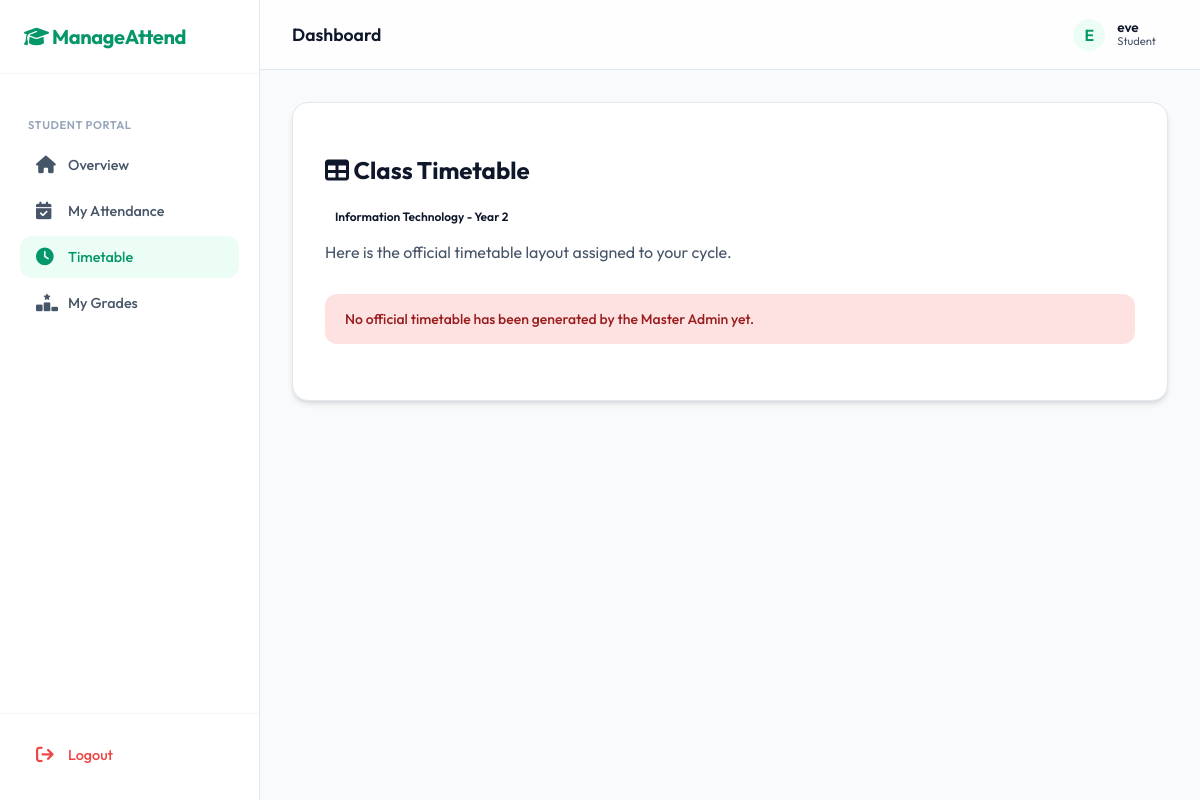
The app's page /student_timetable (signed in) with its own data.
### models.py (models this page shows, shortened)
class User(db.Model, UserMixin):
    __tablename__ = 'users'
    id = db.Column(db.Integer, primary_key=True)
    username = db.Column(db.String(80), unique=True, nullable=False)
    password_hash = db.Column(db.String(256), nullable=False)
    role = db.Column(db.String(20), nullable=False) # 'principal', 'hod', 'staff', 'student'
    department = db.Column(db.String(80), nullable=True)
    year = db.Column(db.Integer, nullable=True)
    name = db.Column(db.String(120), nullable=True)
    phone = db.Column(db.String(20), nullable=True)
    email = db.Column(db.String(120), nullable=True)
    gender = db.Column(db.String(20), nullable=True)
    student_id = db.Column(db.Integer, db.ForeignKey('students.id'), nullable=True)
    student = db.relationship('Student', backref='user_account', uselist=False, cascade='all, delete')

### app.py (the view)
@app.route('/student_timetable')
@login_required
def student_timetable():
    if current_user.role != 'student':
        return redirect(url_for('index'))
    from models import TimetableConfig
    config = TimetableConfig.query.filter_by(department=current_user.department, year=current_user.year).first()
    timetable_blocks = []
    if config and config.layout_data:
        import json
        try:
            timetable_blocks = json.loads(config.layout_data)
        except:
            pass
    return render_template('timetable_student.html', timetable_blocks=timetable_blocks)

### app.py (called while the page is built)
@login_manager.user_loader
def load_user(user_id):
    return User.query.get(int(user_id))

### templates/timetable_student.html
{% extends 'base.html' %}
{% block content %}
<div class="glass-panel" style="margin-bottom: 2rem; overflow-x: auto;">
    <div class="flex-between">
        <h2><i class="fa-solid fa-table"></i> Class Timetable</h2>
        <span class="badge" style="background: rgba(255,255,255,0.1);">{{ current_user.department }} - Year {{ current_user.year }}</span>
    </div>
    <p style="color: var(--text-secondary); margin-bottom: 2rem;">Here is the official timetable layout assigned to your cycle.</p>
    {% if timetable_blocks and timetable_blocks.columns %}
    <div class="table-container">
        <table style="text-align: center; border-collapse: separate; border-spacing: 0;">
            <thead>
                <tr>
                    <th style="width: 15%; background: rgba(255,255,255,0.05); color: var(--text-secondary);">Day</th>
                    {% for col in timetable_blocks.columns %}
                        {% set color = 'inherit' %}
                        {% if col.type == 'break' %}{% set color = '#f59e0b' %}
                        {% elif col.type == 'lunch' %}{% set color = 'var(--accent-color)' %}
                        {% endif %}
                        <th style="color: {{ color }};">{{ col.name }}</th>
                    {% endfor %}
                </tr>
            </thead>
            <tbody>
                {% for row in timetable_blocks.grid %}
                <tr>
                    <td style="font-weight: 600; background: rgba(255,255,255,0.02);">{{ row.day_name }}</td>
                    {% for col_idx in range(timetable_blocks.columns|length) %}
                        {% set col_type = timetable_blocks.columns[col_idx].type %}
                        {% set subject = row.cells[col_idx] %}
                        {% if col_type == 'break' or col_type == 'lunch' %}
                            {% set bg = 'rgba(245, 158, 11, 0.1)' if col_type == 'break' else 'rgba(139, 92, 246, 0.1)' %}
                            {% set label = 'BREAK' if col_type == 'break' else 'LUNCH' %}
                            <td style="background: {{ bg }}; font-size: 0.7rem; font-weight: 700; color: var(--text-secondary);">{{ label }}</td>
                        {% else %}
                            <td style="font-weight: 600; color: var(--text-primary);">
                                {{ subject if subject else '<span style="color: var(--text-secondary); opacity: 0.5;">Empty</span>' | safe }}
                            </td>
                        {% endif %}
                    {% endfor %}
                </tr>
                {% endfor %}
            </tbody>
        </table>
    </div>
    {% else %}
    <div class="alert alert-danger" style="margin-top: 1.5rem;">
        No official timetable has been generated by the Master Admin yet.
    </div>
    {% endif %}
</div>
{% endblock %}

### templates/base.html (shortened to what this page needs)
<!DOCTYPE html>
<html lang="en">
<head>
    <link rel="stylesheet" href="{{ url_for('static', filename='css/style.css') }}">
    <link rel="stylesheet" href="https://cdnjs.cloudflare.com/ajax/libs/font-awesome/6.4.0/css/all.min.css">
</head>
<body>
<div class="app-container">
    {% if current_user.is_authenticated %}
    <aside class="sidebar" id="sidebar">
        <div class="sidebar-header">
            <a href="{{ url_for('index') }}" class="sidebar-brand">
                <i class="fa-solid fa-graduation-cap"></i> ManageAttend
            </a>
        </div>
        <nav class="sidebar-nav">
            {% if current_user.role == 'principal' %}
                <div class="nav-group-label">Administrative</div>
                <a href="{{ url_for('manage_hod') }}" class="nav-item"><i class="fa-solid fa-users-gear"></i> Manage HOD</a>
                <a href="{{ url_for('manage_staff') }}" class="nav-item"><i class="fa-solid fa-user-tie"></i> Staff</a>
                <a href="{{ url_for('manage_students') }}" class="nav-item"><i class="fa-solid fa-graduation-cap"></i> Students</a>
                <div class="nav-group-label">Academic</div>
                <a href="{{ url_for('analytics') }}" class="nav-item"><i class="fa-solid fa-chart-pie"></i> Analytics</a>
                <a href="{{ url_for('admin_dashboard') }}" class="nav-item"><i class="fa-solid fa-clipboard-user"></i> Attendance</a>
                <a href="{{ url_for('manage_marks') }}" class="nav-item"><i class="fa-solid fa-ranking-star"></i> Marks</a>
                <a href="{{ url_for('timetable_admin') }}" class="nav-item"><i class="fa-solid fa-calendar-days"></i> Timetable</a>
            {% else %}
                <div class="nav-group-label">Student Portal</div>
                <a href="{{ url_for('student_home') }}" class="nav-item"><i class="fa-solid fa-house"></i> Overview</a>
                <a href="{{ url_for('student_attendance_list') }}" class="nav-item"><i class="fa-solid fa-calendar-check"></i> My Attendance</a>
                <a href="{{ url_for('student_timetable') }}" class="nav-item"><i class="fa-solid fa-clock"></i> Timetable</a>
                <a href="{{ url_for('student_marks') }}" class="nav-item"><i class="fa-solid fa-ranking-star"></i> My Grades</a>
            {% endif %}
        </nav>
        <div class="sidebar-footer">
            <a href="{{ url_for('logout') }}" class="nav-item" style="color: var(--danger);">
                <i class="fa-solid fa-arrow-right-from-bracket"></i> Logout
            </a>
        </div>
    </aside>
    {% endif %}
    <main class="main-content {% if not current_user.is_authenticated %}full-width{% endif %}">
        {% if current_user.is_authenticated %}
        <header class="top-header">
            <div style="display: flex; align-items: center; gap: 1rem;">
                <div class="page-title">
                    {% block page_title %}Dashboard{% endblock %}
                </div>
            </div>
            <div class="header-actions">
                <div class="user-profile-summary" onclick="{% if current_user.role in ['principal', 'hod', 'staff'] %}openProfileModal(){% endif %}">
                    <div class="user-avatar">
                        {{ current_user.username[0].upper() }}
                    </div>
                    <div class="user-info">
                        <div class="user-name">{{ current_user.username }}</div>
                        <div class="user-role">{{ current_user.role.replace('_', ' ') }}</div>
                    </div>
                </div>
            </div>
        </header>
        {% endif %}
        <div class="container">
            {% block content %}{% endblock %}
        </div>
    </main>
</div>
</body>
</html>

### static/css/style.css (style rules this page uses)
:root { --bg-color: #f8fafc; --text-primary: #0f172a; --text-secondary: #475569; --accent-color: #059669; --accent-hover: #047857; --accent-light: #ecfdf5; --accent-glow: rgba(5, 150, 105, 0.15); --sidebar-bg: #ffffff; --sidebar-width: 260px; --header-h: 70px; --glass-bg: rgba(255, 255, 255, 0.8); --glass-border: rgba(5, 150, 105, 0.1); --card-shadow: 0 4px 6px -1px rgb(0 0 0 / 0.1), 0 2px 4px -2px rgb(0 0 0 / 0.1); --card-shadow-hover: 0 10px 15px -3px rgb(0 0 0 / 0.1), 0 4px 6px -4px rgb(0 0 0 / 0.1); --success: #10b981; --danger: #ef4444; --warning: #f59e0b; --info: #3b82f6; --radius-sm: 8px; --radius-md: 12px; --radius-lg: 16px; --radius-xl: 24px; }
*, *::before, *::after { box-sizing: border-box; }
html { scroll-behavior: smooth; }
body { font-family: 'Outfit', sans-serif; background-color: var(--bg-color); color: var(--text-primary); margin: 0; min-height: 100vh; display: flex; overflow-x: hidden; -webkit-font-smoothing: antialiased; }
.app-container { display: flex; width: 100%; min-height: 100vh; }
.sidebar { width: var(--sidebar-width); background: var(--sidebar-bg); border-right: 1px solid #e2e8f0; height: 100vh; position: fixed; left: 0; top: 0; display: flex; flex-direction: column; z-index: 100; transition: transform 0.3s cubic-bezier(0.4, 0, 0.2, 1); }
.main-content { flex: 1; margin-left: var(--sidebar-width); min-height: 100vh; display: flex; flex-direction: column; transition: margin-left 0.3s ease; }
.top-header { height: var(--header-h); background: rgba(255, 255, 255, 0.8); backdrop-filter: blur(12px); -webkit-backdrop-filter: blur(12px); border-bottom: 1px solid #e2e8f0; display: flex; align-items: center; justify-content: space-between; padding: 0 2rem; position: sticky; top: 0; z-index: 90; }
.sidebar-header { padding: 1.5rem; display: flex; align-items: center; gap: 0.75rem; border-bottom: 1px solid #f1f5f9; }
.sidebar-brand { font-size: 1.25rem; font-weight: 700; color: var(--accent-color); text-decoration: none; letter-spacing: -0.02em; }
.sidebar-nav { flex: 1; padding: 1.25rem; overflow-y: auto; }
.nav-group-label { font-size: 0.7rem; text-transform: uppercase; letter-spacing: 0.05em; color: #94a3b8; font-weight: 600; margin-bottom: 0.75rem; margin-top: 1.5rem; padding-left: 0.5rem; }
.nav-item { display: flex; align-items: center; gap: 0.75rem; padding: 0.75rem 1rem; color: var(--text-secondary); text-decoration: none; font-weight: 500; font-size: 0.9rem; border-radius: var(--radius-md); transition: all 0.2s ease; margin-bottom: 0.25rem; }
.nav-item i { width: 20px; font-size: 1.1rem; transition: transform 0.2s ease; }
.nav-item.active { background: var(--accent-light); color: var(--accent-color); }
.sidebar-footer { padding: 1.25rem; border-top: 1px solid #f1f5f9; }
.page-title { font-size: 1.1rem; font-weight: 600; color: var(--text-primary); }
.header-actions { display: flex; align-items: center; gap: 1rem; }
.user-profile-summary { display: flex; align-items: center; gap: 0.75rem; padding: 0.5rem 0.75rem; border-radius: var(--radius-lg); cursor: pointer; transition: background 0.2s; }
.user-avatar { width: 32px; height: 32px; background: var(--accent-light); color: var(--accent-color); border-radius: 50%; display: flex; align-items: center; justify-content: center; font-weight: 600; }
.user-info { display: none; }
@media (min-width: 640px) { .user-info { display: block; } }
.user-name { font-size: 0.85rem; font-weight: 600; line-height: 1; }
.user-role { font-size: 0.7rem; color: var(--text-secondary); text-transform: capitalize; }
.glass-panel { background: #ffffff; border: 1px solid #e2e8f0; border-radius: var(--radius-lg); box-shadow: var(--card-shadow); padding: 2rem; transition: box-shadow 0.3s ease; }
.alert { padding: 1rem 1.25rem; border-radius: var(--radius-md); margin-bottom: 1.5rem; font-size: 0.875rem; font-weight: 500; display: flex; align-items: center; gap: 0.75rem; }
.alert-danger { background: #fee2e2; color: #991b1b; }
.badge { display: inline-flex; align-items: center; padding: 0.125rem 0.625rem; border-radius: 9999px; font-size: 0.75rem; font-weight: 600; }
.container { max-width: 1400px; padding: 2rem; width: 100%; margin: 0 auto; }

### records on screen
User: username "E", username "eve", role.replace "Student", department "Information Technology", year "2"
